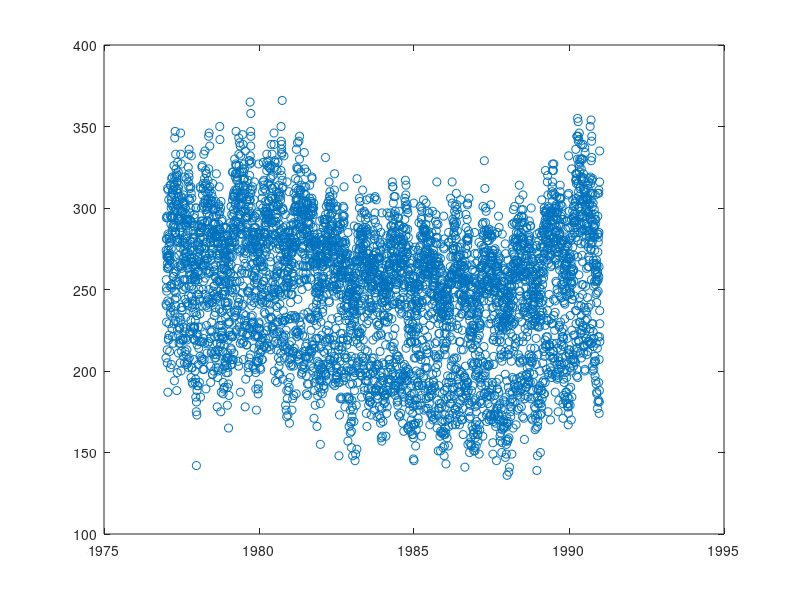

The MATLAB source for this figure:
%% Load data

data = csvread('quebec-births-standard.csv', 1, 0);
X_full = data(:,1:4);
y_full = data(:,5);

%% Plot

plot(X_full(:,1), y_full, 'o');

%% Subsample

n = 5000;

rp = randperm(length(y_full));
idx = rp(1:n);

X = X_full(idx,:);
y = y_full(idx,:);

save(['quebec-', int2str(n), '.mat'], 'X', 'y');

plot(X(:,1), y, 'o');